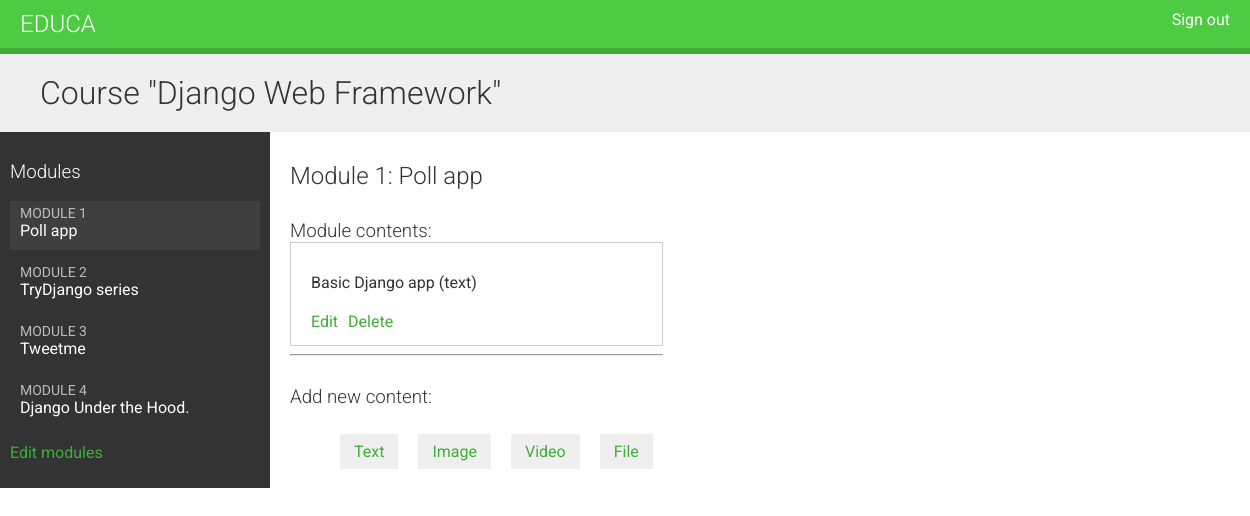
The app's page /course/module/17/ (signed in) with its own data.
### courses/models.py (models this page shows, shortened)
class Course(models.Model):
    users       = models.ManyToManyField(User, related_name='courses_joined', blank=True)
    owner       = models.ForeignKey(User,
                            related_name='courses_created')
    subject     = models.ForeignKey(Subject,
                            related_name='courses')
    title       = models.CharField(max_length=200)
    slug        = models.SlugField(max_length=200, unique=True)
    overview    = models.TextField()
    created     = models.DateTimeField(auto_now_add=True)
    class Meta:
        ordering = ('-created', )

class Module(models.Model):
    course      = models.ForeignKey(Course,
                                    related_name='modules')
    title       = models.CharField(max_length=200)
    description = models.TextField(blank=True)
    order       = OrderField(blank=True, for_fields=['course'])
    class Meta:
        ordering = ['order']

class Content(models.Model):
    module          = models.ForeignKey(Module,
                                        related_name='contents')
    content_type    = models.ForeignKey(ContentType,
                                        limit_choices_to={
                                        'model__in': ('text',
                                                        'video',
                                                        'image',
                                                        'file')
                                                        })
    object_id       = models.PositiveIntegerField()
    item            = GenericForeignKey('content_type', 'object_id')
    order           = OrderField(blank=True, for_fields=['module'])
    class Meta:
        ordering = ['order']

class ItemBase(models.Model):
    owner       = models.ForeignKey(User,
                            related_name='%(class)s_related')
    title       = models.CharField(max_length=200)
    created     = models.DateTimeField(auto_now_add=True)
    updated     = models.DateTimeField(auto_now=True)
    def __str__(self):
        return str(self.title)
    class Meta:
        abstract = True

class Text(ItemBase):
    content = models.TextField()

### courses/views.py (the view)
# urls.py: url(r'^module/(?P<module_id>\d+)/$', views.ModuleContentListView.as_view(), name='module-content-list'),
class ModuleContentListView(TemplateResponseMixin, View):
    template_name = 'courses/manage/module/content_list.html'
    def get(self, request, module_id):
        module = get_object_or_404(Module,
                                    id=module_id,
                                    course__owner=request.user)
        return self.render_to_response({'module': module})

### courses/templatetags/course.py (called while the page is built)
@register.filter
def model_name(obj):
    try:
        return obj._meta.model_name
    except AttributeError:
        return None

### courses/templates/courses/manage/module/content_list.html (shortened to what this page needs)
{% extends "base.html" %}
{% load course %}
{% block content %}
  {% with course=module.course %}
    <h1> Course "{{ course.title }}"</h1>
    <div class="contents">
      <h3> Modules </h3>
      <ul id="modules">
        {% for m in course.modules.all %}
          <li data-id="{{ m.id }}" {% if m == module %} class="selected"{% endif %}>
            <a href="{% url "module-content-list" m.id %}">
              <span>
                Module <span class="order">{{ m.order|add:1 }} </span>
              </span>
              <br>
              {{ m.title }}
            </a>
          </li>
        {% empty %}
          <li> No modules yet. </li>
        {% endfor %}
      </ul>
      <p>
        <a href="{% url "course-module-update" course.id %}"> Edit modules </a>
      </p>
    </div>
    <div class="module">
      <h2> Module {{ module.order|add:1 }}: {{ module.title }} </h2>
      <h3> Module contents: </h3>
      <div id="module-contents">
        {% for content in module.contents.all %}
          <div data-id="{{ content.id }}">
            {% with item=content.item %}
              <p>{{ item }} ({{ item|model_name }}) </p>
              <a href="{% url 'module-content-update' module.id item|model_name item.id %}"> Edit </a>
              <form action="{% url "module-content-delete" content.id %}" method="post"><input type="submit" value="Delete">
              </form>
            {% endwith %}
          </div>
          {% empty %}
          <p> This module has no contents yet. </p>
        {% endfor %}
      </div>
      <hr>
      <h3> Add new content: </h3>
      <ul class="content-types">
        <li>
          <a href="{% url "module-content-create" module.id "text" %}"> Text </a>
        </li>
        <li>
          <a href="{% url "module-content-create" module.id "image" %}"> Image </a>
        </li>
        <li>
          <a href="{% url "module-content-create" module.id "video" %}"> Video </a>
        </li>
        <li>
          <a href="{% url "module-content-create" module.id "file" %}"> File </a>
        </li>
      </ul>
    </div>
  {% endwith %}
{% endblock %}

### courses/static/css/base.css (style rules this page uses)
body { margin:0; font-family:'Roboto', sans-serif; font-weight:400; color:#333; }
a { color:#3fad37; text-decoration:none; }
h1, h2, h3, h4, h5, h6 { font-family:'Roboto', sans-serif; font-weight:300; }
h1 { background:#efefef; width:100%; overflow:auto; padding:20px 0 20px 40px; margin:0; }
.module { overflow:auto; }
.module h3 { margin:30px 0 0; padding:0; width:100%; }
.module p { margin:10px 0 20px; width:100%; float:left; }
.contents { width:20%; padding:10px; float:left; background:#333; color: #fff; font-family:'Roboto', sans-serif; }
.contents ul { list-style:none; margin:0; padding:0; }
.contents ul li { margin:0 0 10px 0; padding:4px 10px 10px; overflow:auto; }
.contents ul li.selected { background:#3f3f3f; }
.contents ul span { text-transform:uppercase; color:#bbb; font-size:14px; }
.contents ul a { display:block; color:#fff; text-decoration:none; }
.module { padding:10px 20px; float:left; }
ul.content-types li { list-style:none; float:left; margin:10px; background:#efefef; padding:8px 14px; }
input, select, textarea { border:1px solid #ccc; border-bottom:3px solid #ccc; padding:8px 12px; font-size:16px; font-family:'Roboto', sans-serif; float:left; clear:both; width:300px; }
input[type=submit], a.button { border-radius:5px; background:#4dcc43; color:#fff; font-size:16px; text-transform:uppercase; border:none; padding:10px 20px; margin:20px 0; }
#module-contents div { padding:20px 20px 4px 20px; border:1px solid #ccc; background:#fff; overflow:auto; }
#module-contents a { float:left; }
#module-contents form { margin:0; padding:0; float:left; }
#module-contents input[type="submit"] { width:auto; background:none; color:#3fad37; margin:0 0 10px 10px; padding:0; text-transform:none; }

### records on screen
Course: title "Django Web Framework"
Module: order|add "1", title "Poll app"
Module: order|add "2", title "TryDjango series"
Module: order|add "3", title "Tweetme"
Module: order|add "4", title "Django Under the Hood."
Content: item "Basic Django app", item|model_name "text"
